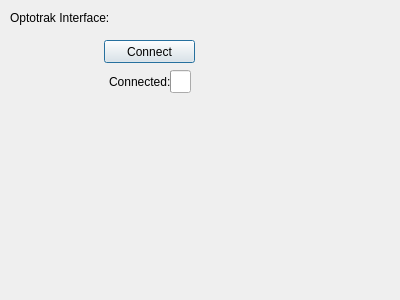
<?xml version="1.0" encoding="UTF-8"?>
<ui version="4.0">
 <class>OptotrakGui</class>
 <widget class="QDialog" name="OptotrakGui">
  <property name="geometry">
   <rect>
    <x>0</x>
    <y>0</y>
    <width>400</width>
    <height>300</height>
   </rect>
  </property>
  <property name="windowTitle">
   <string>Dialog</string>
  </property>
  <widget class="QLabel" name="label">
   <property name="geometry">
    <rect>
     <x>10</x>
     <y>10</y>
     <width>141</width>
     <height>16</height>
    </rect>
   </property>
   <property name="text">
    <string>Optotrak Interface:</string>
   </property>
  </widget>
  <widget class="QProgressBar" name="connectedIndicator">
   <property name="geometry">
    <rect>
     <x>170</x>
     <y>70</y>
     <width>21</width>
     <height>23</height>
    </rect>
   </property>
   <property name="value">
    <number>0</number>
   </property>
   <property name="textVisible">
    <bool>false</bool>
   </property>
  </widget>
  <widget class="QLabel" name="label_2">
   <property name="geometry">
    <rect>
     <x>109</x>
     <y>74</y>
     <width>61</width>
     <height>16</height>
    </rect>
   </property>
   <property name="text">
    <string>Connected:</string>
   </property>
  </widget>
  <widget class="QPushButton" name="connectButton">
   <property name="geometry">
    <rect>
     <x>104</x>
     <y>40</y>
     <width>91</width>
     <height>23</height>
    </rect>
   </property>
   <property name="text">
    <string>Connect</string>
   </property>
  </widget>
 </widget>
 <resources/>
 <connections/>
</ui>
